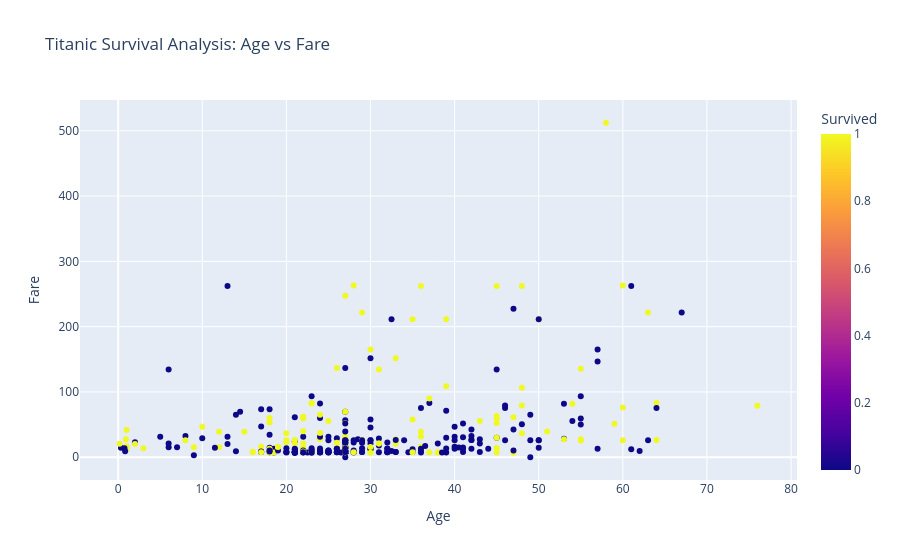

The code cell stored with this chart in its notebook:
### Markdown cell above
# Save Plotly Chart as HTML

### Code cell
import plotly.express as px

fig = px.scatter(
    df,
    x="Age",
    y="Fare",
    color="Survived",
    hover_data=["Name", "Pclass", "Sex"],
    title="Titanic Survival Analysis: Age vs Fare"
)

fig.show()

# Save as HTML
fig.write_html("Titanic_Interactive_ScatterPlot.html")

print("Interactive Scatter Plot saved successfully!")

### Figure 1 — Plotly figure (JSON) as saved in the notebook; plotly's stock layout.template omitted (floating-point values rounded to 4 significant figures; data arrays with more than 128 entries replaced by an {"elided": "..."} marker saying what was removed)
{"data": [{"customdata": {"elided": "418x3 mixed values"}, "hovertemplate": "Age=%{x}<br>Fare=%{y}<br>Name=%{customdata[0]}<br>Pclass=%{customdata[1]}<br>Sex=%{customdata[2]}<br>Survived=%{marker.color}<extra></extra>", "legendgroup": "", "marker": {"color": {"elided": "418 int values"}, "coloraxis": "coloraxis", "symbol": "circle"}, "mode": "markers", "name": "", "orientation": "v", "showlegend": false, "type": "scatter", "x": {"elided": "418 float values"}, "xaxis": "x", "y": {"elided": "418 float values"}, "yaxis": "y"}], "layout": {"coloraxis": {"colorbar": {"title": {"text": "Survived"}}, "colorscale": [[0, "#0d0887"], [0.1111, "#46039f"], [0.2222, "#7201a8"], [0.3333, "#9c179e"], [0.4444, "#bd3786"], [0.5556, "#d8576b"], [0.6667, "#ed7953"], [0.7778, "#fb9f3a"], [0.8889, "#fdca26"], [1, "#f0f921"]]}, "legend": {"tracegroupgap": 0}, "title": {"text": "Titanic Survival Analysis: Age vs Fare"}, "xaxis": {"anchor": "y", "domain": [0, 1], "title": {"text": "Age"}}, "yaxis": {"anchor": "x", "domain": [0, 1], "title": {"text": "Fare"}}}}
